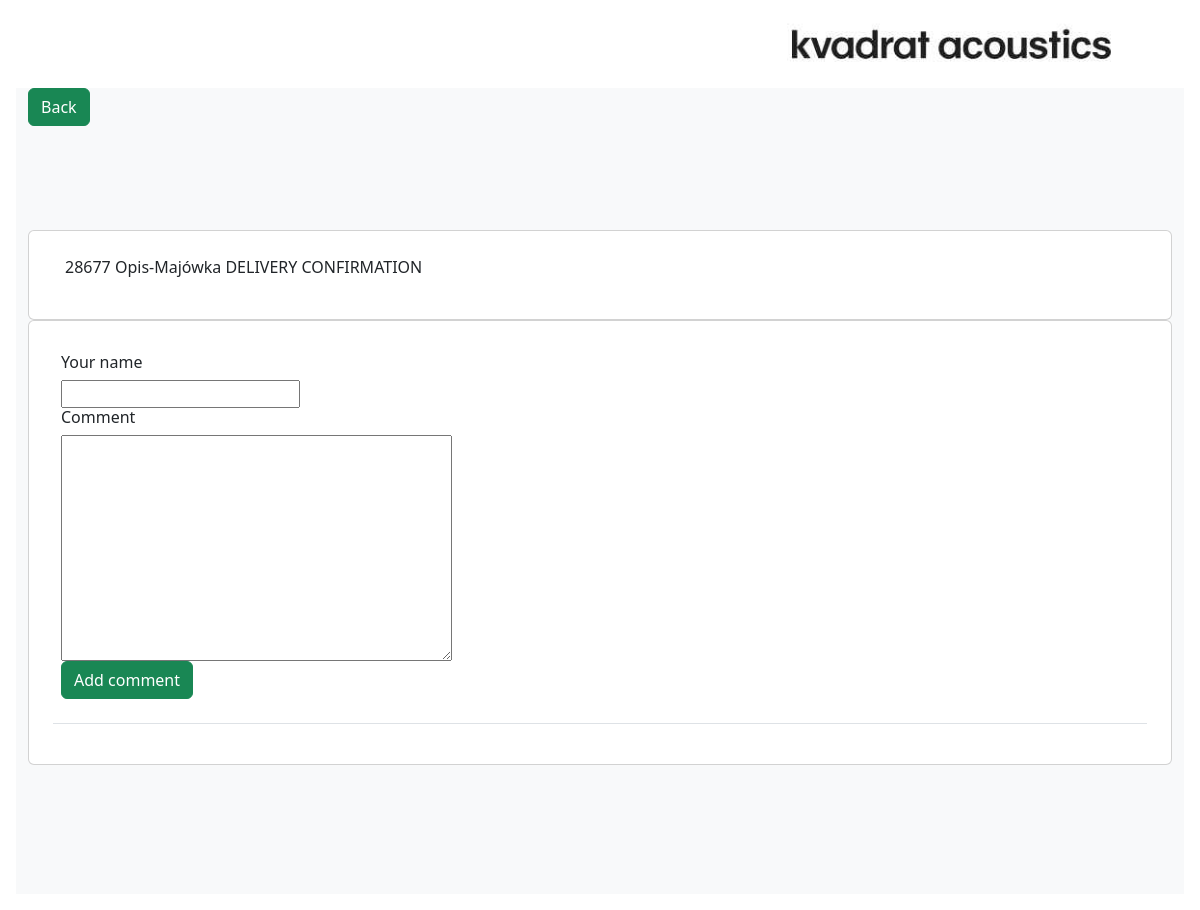
The app's page /projekty/add_new_comment/1231 with its own data.
### komunikator/models.py (models this page shows, shortened)
class Projekt(models.Model):
    Numer_IC = models.IntegerField(blank=False, unique=True)
    Nazwa = models.CharField(default='', max_length=20)
    Rynek = models.CharField(default='', max_length=20)
    Opis = models.CharField(default='', max_length=40)
    Rejestracja = models.DateField(default=timezone.now)
    Data_rysunki = models.DateField(default=timezone.now)
    Data_części = models.DateField(default=timezone.now)

class Task(models.Model):
    TODO="TO DO"
    COMPLETED='COMPLETED'
    INPROGRESS='IN-PROGRESS'
    DRAWINGS_CONFIRMATION= 'DRAWINGS CONFIRMATION'
    DELIVERY_CONFIRMATION= 'DELIVERY CONFIRMATION'
    OTHER= 'OTHER'
    CATEGORY_CHOICES = [
        (DRAWINGS_CONFIRMATION, 'DRAWINGS CONFIRMATION'),
        (DELIVERY_CONFIRMATION, 'DELIVERY CONFIRMATION'),
        (OTHER, 'OTHER'),
    ]
    STATUS_CHOICES = [
        (TODO, 'TO DO'),
        (COMPLETED, 'COMPLETED'),
        (INPROGRESS, 'IN-PROGRESS'),
    ]
    category = models.CharField(max_length=50, choices=CATEGORY_CHOICES,null=True,blank=True)
    description = models.TextField(null=True,blank=True)
    projekt = models.ForeignKey(Projekt,null=True,blank=True, on_delete=models.CASCADE, related_name="tasks")
    assignee = models.ForeignKey(User, null=True,blank=True, on_delete=models.SET_NULL)
    date_created = models.DateTimeField(auto_now_add=True)
    due_date = models.DateField(null=True,blank=True)
    status = models.CharField(max_length=50, choices=STATUS_CHOICES,null=True,blank=True,default= TODO)
    confirmation_day = models.DateField(null=True,blank=True)
    class UserResource(resources.ModelResource):
        username = resources.Field()

### komunikator/views.py (the view)
# urls.py: path('add_new_comment/<int:id>', add_new_comment, name ='add_new_comment'),
def add_new_comment(request, id):
    task = get_object_or_404(Task, pk=id)
    projekt = task.projekt
    form = CommentForm
    new_comment = None
    if request.method == 'POST':
        form = CommentForm(data=request.POST)
        if form.is_valid():
            new_comment = form.save(commit=False)
            new_comment.task = task
            new_comment.save()
    else:
        form = CommentForm()
    context = {'form': form, 'task': task, 'projekt':projekt, 'new_comment': new_comment}
    return render(request, 'add_new_comment.html',context)

### komunikator/forms.py
class CommentForm(forms.ModelForm):
    class Meta:
      model = Comment
      fields = ['task', 'name', 'body']

### templates/add_new_comment.html (shortened to what this page needs)
{% extends 'glowny.html' %}
{% block strona %}
{% block detal %}
<div class="container-fluid  bg-light ">
   <a href="{% url 'view_comments' task.id %}" class="btn btn-success">Back</a>
     <div class="container-fluid py-5 h-100">
       <div class="row d-flex justify-content-center align-items-center h-500">
          <div class="col-md-12 col-xl-12">
               <div class="card-body p-4 ">
                   <div class="row">
                   </div>
                </div>
             </div>
             <div class="card mask-custom">
               <div class="card-body p-4 ">
                   <div class="row">
                      <p class="border-0 align-left">
                       {{projekt.Numer_IC}} {{ projekt.Nazwa }}  {{task.category}}
                      </p>
                   </div>
                </div>
             </div>
             <div class="card mask-custom">
               <div class="card-body p-4 ">
                   <div class="row">
                      <table class="table">
                           <td>
                              {% if new_comment %}
                                 <h6> Comment added </h6>
                              {% else %}
                                    <form method="post" enctype="multipart/form-data">
                                    <h6> Your name </h6>
                                    {{ form.name }}<br>
                                    <h6>Comment</h6>
                                    {{ form.body }}
                                    <p><input type="submit" class="btn btn-success" value="Add comment" ></p>
                                 </form>
                              {% endif %}
                     </table>
                   </div>
                </div>
             </div>
          </div>
       </div>
    </div>
{% endblock  %}
{% endblock  %}

### komunikator/static/nowy.css (style rules this page uses)
body { padding: 1rem; color: black; }
a { color: black; text-decoration: none; }

### records on screen
Projekt: Numer_IC "28677", Nazwa "Opis-Majówka"
Task: category "DELIVERY CONFIRMATION"
